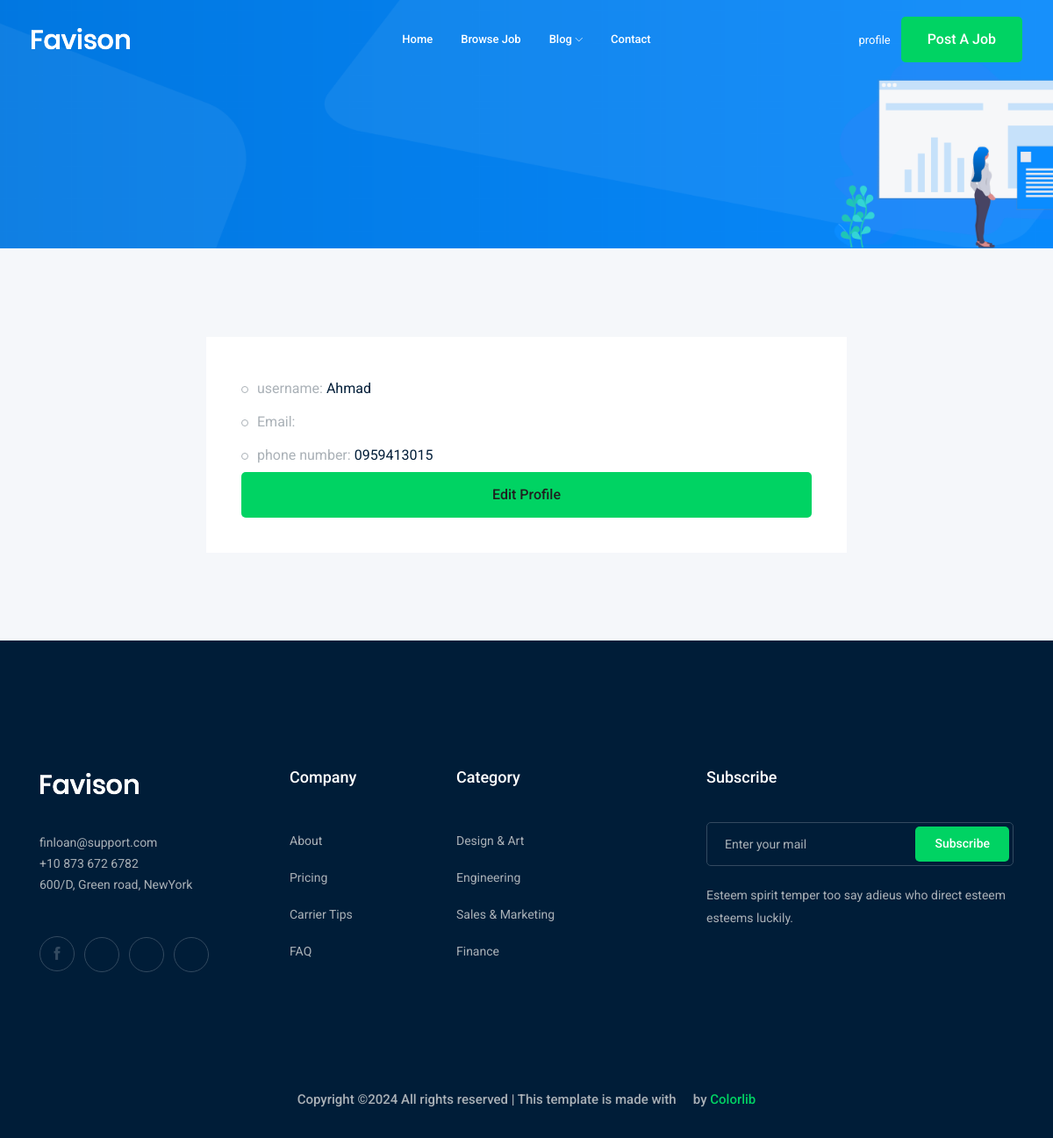
The page /accounts/profile/ (signed in) on the database as committed earlier.
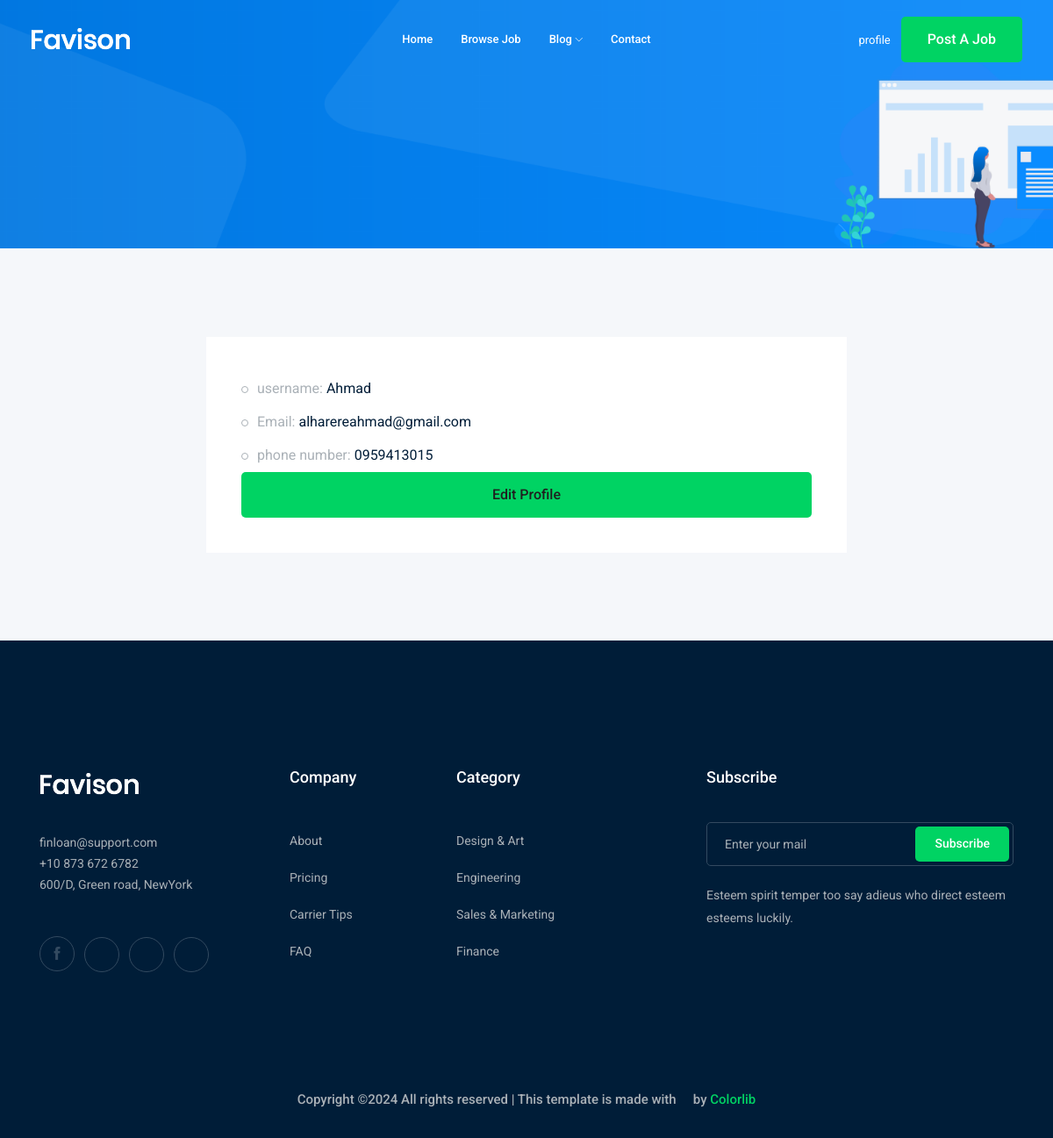
The same page on the database as committed later.
### account/models.py (models this page shows)
class profile(models.Model):
    user = models.OneToOneField(User,on_delete=models.CASCADE)
    phone_number = models.CharField(default='',max_length=15)
    image = models.ImageField(upload_to=imgprofileSave)
    def __str__(self):
        return self.user.username

### account/views.py (the view)
# urls.py: path('profile/',views.showProfile,name ='profile'),
def showProfile(request):
    myprofile = profile.objects.get(user=request.user)
    return render(request,"profile/showProfile.html",{'profile':myprofile})

### account/templates/profile/showProfile.html (shortened to what this page needs)
{% extends 'base.html' %}
{% load bootstrap4 %}
{% block body %}
    <div class="bradcam_area bradcam_bg_1">
    </div>
    <div class="job_details_area">
        <div class="container">
            <div class="row">
                <div class="col-lg-8 mx-auto">
                    <div class="job_sumary">
                        <div class="job_content">
                            <ul>
                                <li>username: <span>{{profile}}</span></li>
                                <li>Email: <span>{{profile.user.email}}</span></li>
                                <li>phone number: <span>{{profile.phone_number}}</span></li>
                                <button class="boxed-btn3 w-100" ><a href="{% url 'account:Edit_profile' %}">Edit profile</a></button>
                            </ul>
                        </div>
                    </div>
                </div>
            </div>
        </div>
    </div>
{% endblock %}

Rows that differ between the two databases and show on the page:
changed profile "Ahmad": user.email (not shown) → "alharereahmad@gmail.com"
